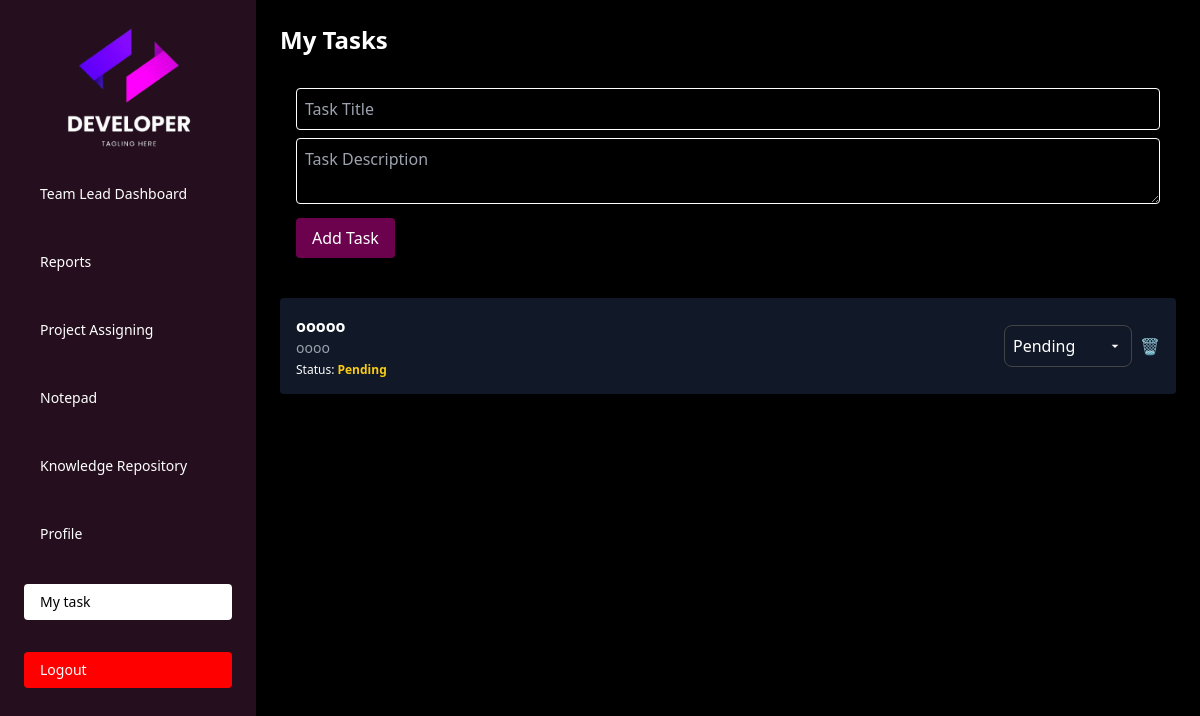
Screenshot of /teamlead_task/ (signed in) with the database file from the repository.
### monitoringapp/models.py (models this page shows, shortened)
class Task(models.Model):
    STATUS_CHOICES = [
        ('pending', 'Pending'),
        ('in_progress', 'In Progress'),
        ('completed', 'Completed'),
    ]
    title = models.CharField(max_length=255)
    description = models.TextField(blank=True, null=True)
    assigned_to = models.ForeignKey(
        "User",
        on_delete=models.CASCADE,
        related_name="tasks_assigned"
    )
    created_by = models.ForeignKey(
        "User",
        on_delete=models.CASCADE,
        related_name="tasks_created",
        null=True,  # temporarily allow null for existing rows
        blank=True
    )
    status = models.CharField(max_length=20, choices=STATUS_CHOICES, default='pending')
    progress = models.IntegerField(default=0)  # percentage
    created_at = models.DateTimeField(auto_now_add=True)

### monitoringapp/views.py (the view, shortened to what this page needs)
# urls.py: path('teamlead_task/', views.teamlead_task, name='teamlead_task'),
def teamlead_task(request):
    user_id = request.session.get("user_id")
    if not user_id:
        return redirect("login_view")  # redirect if not logged in
    user = User.objects.get(id=user_id)
    tasks = Task.objects.filter(created_by=user).order_by('-created_at')
    return render(request, 'teamlead_task.html', {"tasks": tasks})

### monitoringapp/templates/teamlead_task.html (shortened to what this page needs)
{% load static %}
{% load tz %}
<!DOCTYPE html>
<html lang="en">
<head>
  <script src="https://cdn.tailwindcss.com"></script>
  <link rel="stylesheet" href="{% static 'css/admin.css' %}">
</head>
<body class="bg-black text-white font-sans select-none">
<div id="sidebar" class="fixed top-0 left-0 h-full w-64 bg-[#250f1e] text-white p-6 z-50 transform -translate-x-full md:translate-x-0 transition-transform duration-300 ease-in-out">
  <div class="flex items-center justify-between mb-6">
    <div class="w-full flex justify-center select-none">
      <img src="{% static 'images/logo.png' %}" alt="Logo" class="w-32 h-32 object-contain">
    </div>
  </div>
  <nav class="select-none">
    <ul class="space-y-8 text-sm">
      <li><a href="{% url 'teamlead_dashboard' %}" class="block py-2 px-4 rounded hover:bg-white hover:text-[#151a37]">Team Lead Dashboard</a></li>
      <li><a href="{% url 'teamlead_reports' %}" class="block py-2 px-4 rounded hover:bg-white hover:text-[#151a37]">Reports</a></li>
      <li><a href="{% url 'teamlead_project_assigning' %}" class="block py-2 px-4 rounded hover:bg-white hover:text-[#151a37]">Project Assigning</a></li>
      <li><a href="{% url 'teamlead_notepad' %}" class="block py-2 px-4 rounded hover:bg-white hover:text-black">Notepad</a></li>
      <li><a href="{% url 'teamlead_repository' %}" class="block py-2 px-4 rounded hover:bg-white hover:text-black">Knowledge Repository</a></li>
      <li><a href="{% url 'teamlead_profile' %}" class="block py-2 px-4 rounded hover:bg-white hover:text-black">Profile</a></li>
      <li><a href="{% url 'teamlead_task' %}" class="block py-2 px-4 rounded bg-white text-black">My task</a></li>
      <li>
        <a href="{% url 'teamlead_logout' %}" class="block py-2 px-4 rounded bg-[red] text-white">Logout</a>
      </li>
    </ul>
  </nav>
</div>
<div class="ml-0 md:ml-64 p-6 max-md:mt-[5rem]">
  <h1 class="text-2xl font-bold mb-4">My Tasks</h1>
  <form method="POST" class="mb-6 bg-transparent p-4 rounded">
    <input type="text" name="title" placeholder="Task Title" class="w-full p-2 mb-2 rounded text-black border border-white" required>
    <textarea name="description" placeholder="Task Description" class="w-full p-2 mb-2 rounded text-black border border-white"></textarea>
    <button type="submit" class="bg-[#6c024d] text-white px-4 py-2 rounded">Add Task</button>
  </form>
  <div class="space-y-4">
    {% for task in tasks %}
      <div class="task-item {% if task.status == 'completed' %}completed{% endif %} bg-gray-900 p-4 rounded shadow flex justify-between items-center">
        <div>
          <h2 class="font-semibold">{{ task.title }}</h2>
          <p class="text-sm text-gray-400">{{ task.description }}</p>
          <p class="text-xs mt-1">Status:
            <span class="font-bold {% if task.status == 'completed' %}text-green-400{% else %}text-yellow-400{% endif %}">{{ task.get_status_display }}</span>
          </p>
        </div>
        <div class="flex gap-2 items-center">
          <form method="POST" action="{% url 'update_task_teamlead' task.id %}">
            <select name="status" class="status-select" onchange="this.form.submit()">
              <option value="pending" {% if task.status == 'pending' %}selected{% endif %}>Pending</option>
            </select>
          </form>
          <form method="POST" action="{% url 'delete_task_teamlead' task.id %}">
            <button type="submit" class="text-red-500 hover:text-red-700" title="Delete Task">
              🗑️
            </button>
          </form>
        </div>
      </div>
    {% empty %}
      <p>No tasks yet.</p>
    {% endfor %}
  </div>
</div>
</body>
</html>

### monitoringapp/static/css/admin.css (style rules this page uses)
input, select, textarea { background-color: transparent !important; color: white !important; }
html, body { overflow-x: hidden; width: 100%; }

### monitoringapp/templates/teamlead_task.html (style rules this page uses)
select.status-select { color: white; background-color: #000; border: 1px solid #444; border-radius: 0.5rem; padding: 0.5rem 2rem 0.5rem 0.5rem; width: 100%; appearance: none; -webkit-appearance: none; -moz-appearance: none; cursor: pointer; background-repeat: no-repeat; background-position: right 0.5rem center; background-size: 1rem; }
select.status-select option { color: white; background-color: #000; }
select.status-select:hover, select.status-select:focus, select.status-select option:hover, select.status-select option:focus, select.status-select option:checked { color: white !important; background-color: #000 !important; }

### rows the page displays
Task: title "ooooo", description "oooo", status "Pending"
